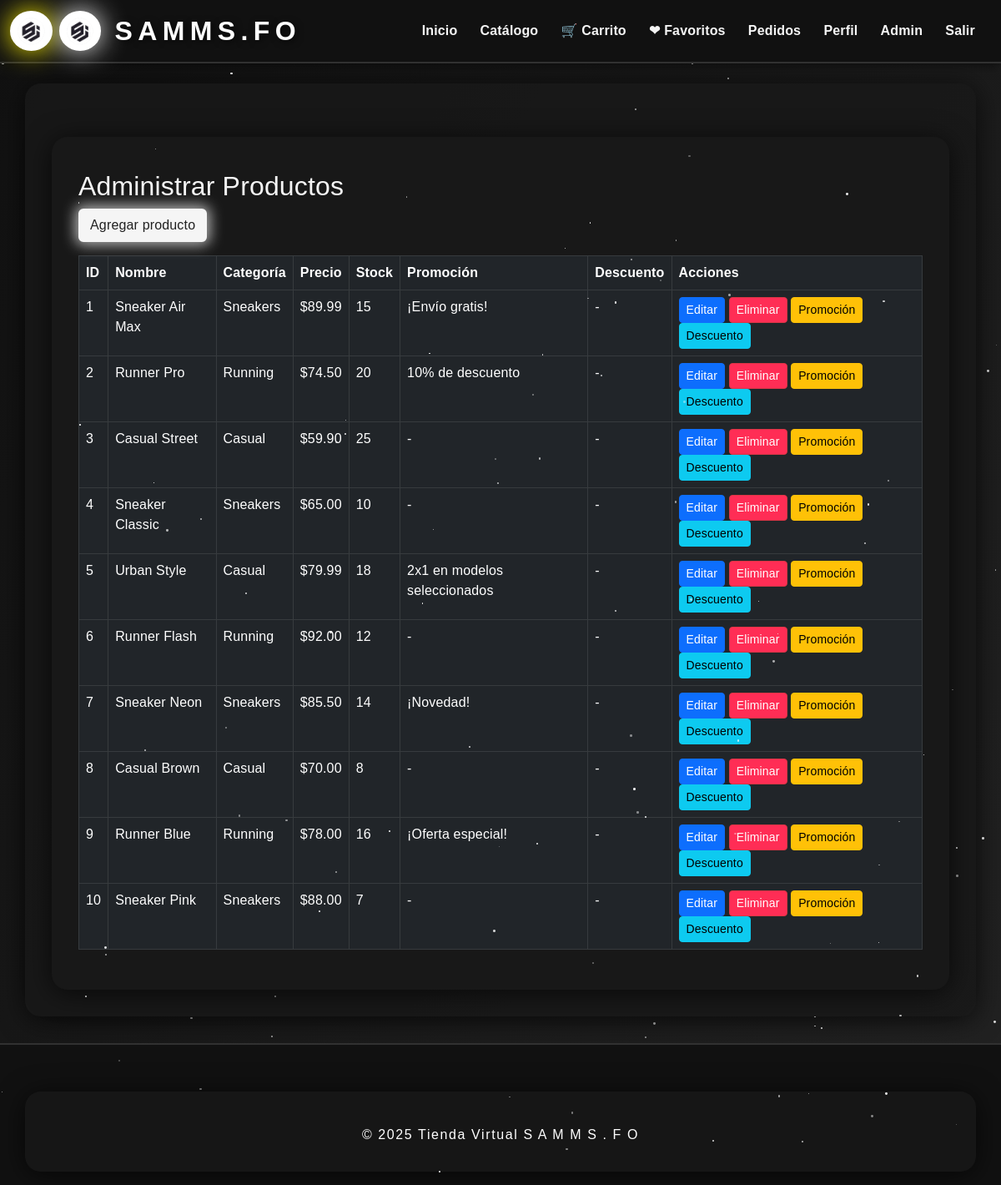
The app's page /admin/products (signed in) with its own data.
### app/models/products.py (models this page shows, shortened)
class Product(db.Model):
    __tablename__ = 'products'
    id = db.Column(db.Integer, primary_key=True)
    name = db.Column(db.String(100), nullable=False)
    description = db.Column(db.Text)
    price = db.Column(db.Float, nullable=False)
    stock = db.Column(db.Integer, default=0)
    image = db.Column(db.String(255))  # Nombre del archivo de imagen
    size = db.Column(db.String(20))
    color = db.Column(db.String(30))
    category_id = db.Column(db.Integer, db.ForeignKey('categories.id'), nullable=False)
    created_at = db.Column(db.DateTime, server_default=db.func.now())
    updated_at = db.Column(db.DateTime, server_default=db.func.now(), onupdate=db.func.now())
    promo = db.Column(db.String(255))  # Texto de promoción, si aplica
    destacado = db.Column(db.Boolean, default=False)  # Si es producto destacado

class Category(db.Model):
    __tablename__ = 'categories'
    id = db.Column(db.Integer, primary_key=True)
    name = db.Column(db.String(50), unique=True, nullable=False)
    description = db.Column(db.String(255))
    products = db.relationship('Product', backref='category', lazy=True)

### app/routes/admin.py (the view)
@admin_bp.route('/products')
@login_required
@admin_required
def products():
    page = request.args.get('page', 1, type=int)
    products = Product.query.paginate(page=page, per_page=20, error_out=False)
    return render_template('admin/products.html', products=products)

### app/routes/admin.py (called while the page is built)
def admin_required(f):
    @wraps(f)
    def decorated_function(*args, **kwargs):
        if not current_user.is_authenticated or current_user.role != UserRole.ADMIN:
            flash('Acceso denegado: solo administradores.', 'danger')
            return redirect(url_for('auth.login'))
        return f(*args, **kwargs)
    return decorated_function

### app/templates/admin/products.html
{% extends 'base.html' %}
{% block content %}
<div class="container mt-4">
  <h2>Administrar Productos</h2>
  <a href="{{ url_for('admin.add_product') }}" class="btn btn-success mb-3">Agregar producto</a>
  <table class="table table-bordered table-dark table-hover">
    <thead>
      <tr>
        <th>ID</th>
        <th>Nombre</th>
        <th>Categoría</th>
        <th>Precio</th>
        <th>Stock</th>
        <th>Promoción</th>
        <th>Descuento</th>
        <th>Acciones</th>
      </tr>
    </thead>
    <tbody>
      {% for product in products %}
      <tr>
        <td>{{ product.id }}</td>
        <td>{{ product.name }}</td>
        <td>{{ product.category.name }}</td>
        <td>${{ '%.2f'|format(product.price) }}</td>
        <td>{{ product.stock }}</td>
        <td>{{ product.promo or '-' }}</td>
        <td>
          {% if product.discount %}
            <span class="badge badge-glow-white">{{ product.discount }}%</span>
          {% else %}-{% endif %}
        </td>
        <td>
          <a href="{{ url_for('admin.edit_product', product_id=product.id) }}" class="btn btn-primary btn-sm">Editar</a>
          <a href="{{ url_for('admin.delete_product', product_id=product.id) }}" class="btn btn-danger btn-sm" onclick="return confirm('¿Seguro que deseas eliminar este producto?');">Eliminar</a>
          <a href="{{ url_for('admin.add_promo', product_id=product.id) }}" class="btn btn-warning btn-sm">Promoción</a>
          <a href="{{ url_for('admin.add_discount', product_id=product.id) }}" class="btn btn-info btn-sm">Descuento</a>
        </td>
      </tr>
      {% endfor %}
    </tbody>
  </table>
</div>
{% endblock %}

### app/templates/base.html (shortened to what this page needs)
<!DOCTYPE html>
<html lang="es">
<head>
    <link rel="stylesheet" href="https://cdn.jsdelivr.net/npm/bootstrap@5.3.0/dist/css/bootstrap.min.css">
    <link rel="stylesheet" href="{{ url_for('static', filename='star-bg.css') }}">
</head>
<body>
    <div class="stars"></div>
<nav class="navbar navbar-expand-lg navbar-dark">
    <div class="container-fluid">
        <a class="navbar-brand d-flex align-items-center gap-2" href="/">
            <img src="{{ url_for('static', filename='logo.png') }}" alt="Logo SAMMS.FO" height="48" style="filter: drop-shadow(0 0 16px #fff200);border-radius:50%;background:#fff;object-fit:cover;" title="Ir al inicio">
            <img src="{{ url_for('static', filename='logo.png') }}" alt="Logo SAMMS.FO" height="48" style="filter: drop-shadow(0 0 16px #f5f5f5);border-radius:50%;background:#fff;object-fit:cover;" title="Ir al inicio">
            <span class="ms-2">SAMMS.FO</span>
        </a>
        <div class="collapse navbar-collapse" id="navbarNav">
            <ul class="navbar-nav ms-auto">
                {% if current_user.is_authenticated %}
                    <li class="nav-item"><a class="nav-link" href="/client/feed" title="Ir al inicio"><span class="d-none d-md-inline">Inicio</span> <span class="d-inline d-md-none" style="font-size:1.2em;">🏠</span></a></li>
                    <li class="nav-item"><a class="nav-link" href="/catalog" title="Ver catálogo"><span class="d-none d-md-inline">Catálogo</span> <span class="d-inline d-md-none" style="font-size:1.2em;">📦</span></a></li>
                    <li class="nav-item position-relative">
                        <a class="nav-link" href="/cart" title="Carrito de compras">
                            <span class="d-none d-md-inline">🛒 Carrito</span>
                        </a>
                    </li>
                    <li class="nav-item position-relative">
                        <a class="nav-link" href="/wishlist" title="Favoritos">
                            <span class="d-none d-md-inline">&#10084; Favoritos</span>
                        </a>
                    </li>
                    <li class="nav-item"><a class="nav-link" href="/orders/history" title="Ver pedidos"><span class="d-none d-md-inline">Pedidos</span> <span class="d-inline d-md-none" style="font-size:1.2em;">📦</span></a></li>
                    <li class="nav-item"><a class="nav-link" href="/client/profile" title="Mi perfil">
                        <span class="d-none d-md-inline">Perfil</span>
                    </a></li>
                    {% if current_user.role.name == 'ADMIN' %}
                        <li class="nav-item"><a class="nav-link" href="/admin/dashboard">Admin</a></li>
                    {% endif %}
                    <li class="nav-item"><a class="nav-link" href="/logout">Salir</a></li>
                {% else %}
                    <li class="nav-item"><a class="nav-link" href="/">Iniciar sesión</a></li>
                {% endif %}
            </ul>
        </div>
    </div>
</nav>
<div class="container mt-4">
    {% block content %}{% endblock %}
</div>
<footer class="footer">
    <div class="container">
        &copy; 2025 Tienda Virtual S A M M S . F O
    </div>
</footer>
</body>
</html>

### app/static/star-bg.css (style rules this page uses)
body { min-height: 100vh; background: #0a0a23; overflow-x: hidden; }
.stars { position: fixed; width: 100vw; height: 100vh; top: 0; left: 0; z-index: 0; pointer-events: none; }

### app/templates/base.html (style rules this page uses)
body { background: linear-gradient(120deg, #111 0%, #222 100%), url('https://www.transparenttextures.com/patterns/asfalt-light.png'); min-height: 100vh; color: #f5f5f5; font-family: 'Montserrat', Arial, sans-serif; letter-spacing: 0.01em; background-blend-mode: overlay; }
.navbar { background: #111; border-bottom: 2px solid #fff2; box-shadow: 0 2px 12px 0 #0008; }
.navbar .navbar-brand { font-weight: 900; font-size: 2rem; letter-spacing: 0.2em; color: #fff !important; text-shadow: 2px 2px 8px #000a; }
.navbar .nav-link { color: #f5f5f5 !important; font-weight: 700; margin-right: 0.7rem; transition: color 0.2s; }
.container { background: #181818cc; border-radius: 1.2rem; box-shadow: 0 4px 32px 0 #000a; padding: 2.5rem 2rem 2rem 2rem; margin-top: 2.5rem; }
.footer { background: #111; color: #fff; padding: 1rem 0; text-align: center; margin-top: 2rem; border-top: 2px solid #fff2; letter-spacing: 0.1em; }
.btn-success { background: #f5f5f5 !important; color: #222 !important; border: 2px solid #f5f5f5; box-shadow: 0 0 16px 4px rgba(245,245,245,0.7), 0 2px 8px #0005; }
.btn-danger { background: #ff2d55; color: #fff; }
::placeholder { color: #bbb; opacity: 1; }

### records on screen
Product: id "1", name "Sneaker Air Max", category.name "Sneakers", price "89.99", stock "15", promo "¡Envío gratis!"
Product: id "2", name "Runner Pro", category.name "Running", price "74.50", stock "20", promo "10% de descuento"
Product: id "3", name "Casual Street", category.name "Casual", price "59.90", stock "25", promo "-"
Product: id "4", name "Sneaker Classic", category.name "Sneakers", price "65.00", stock "10", promo "-"
Product: id "5", name "Urban Style", category.name "Casual", price "79.99", stock "18", promo "2x1 en modelos seleccionados"
Product: id "6", name "Runner Flash", category.name "Running", price "92.00", stock "12", promo "-"
Product: id "7", name "Sneaker Neon", category.name "Sneakers", price "85.50", stock "14", promo "¡Novedad!"
Product: id "8", name "Casual Brown", category.name "Casual", price "70.00", stock "8", promo "-"
Product: id "9", name "Runner Blue", category.name "Running", price "78.00", stock "16", promo "¡Oferta especial!"
Product: id "10", name "Sneaker Pink", category.name "Sneakers", price "88.00", stock "7", promo "-"
